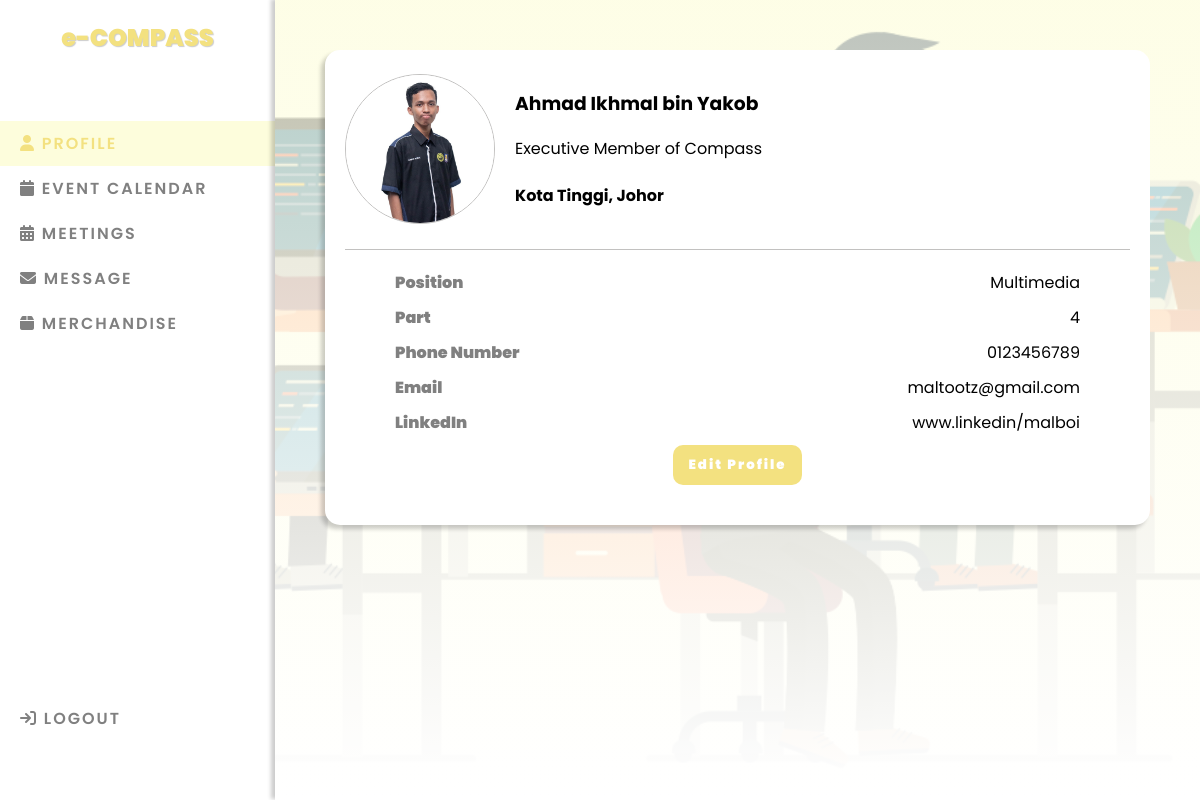
/profile.php (signed in), run on the app's committed database.
### tables this page shows
CREATE TABLE `members` (
  `membersID` int(10) NOT NULL,
  `password` varchar(255) NOT NULL,
  `membersName` varchar(255) NOT NULL,
  `membersPosition` varchar(255) NOT NULL,
  `membersCity` varchar(255) NOT NULL,
  `membersState` varchar(255) NOT NULL,
  `membersPart` int(2) NOT NULL,
  `membersPhone` varchar(255) NOT NULL,
  `membersEmail` varchar(255) NOT NULL,
  `membersLinkedin` varchar(255) NOT NULL,
  `membersImg` varchar(255) NOT NULL
);

### profile.php (the view, shortened to what this page needs)
<?php
require_once 'connect.php';
$membersID = $_SESSION['membersID'];
$query = "SELECT * FROM members WHERE membersID = '$membersID'";
$result = mysqli_query($conn, $query);
$data = mysqli_fetch_assoc($result);
?>
<!DOCTYPE html>
<html lang="en">
<head>
    <link rel="stylesheet" href="css/style.css">
    <link rel="stylesheet" href="https://cdnjs.cloudflare.com/ajax/libs/font-awesome/6.4.0/css/all.min.css">
</head>
<body>
    <div class="side-bar">
        <h2>e-COMPASS</h2>
        <ul class="nav-items">
            <li class="nav-item active"><a class="active" href="profile.php"><i class="fa-solid fa-user"></i> Profile</a></li>
            <li class="nav-item"><a href="event.php"><i class="fa-solid fa-calendar"></i> Event Calendar</a></li>
            <li class="nav-item"><a href="meetings.php"><i class="fa-solid fa-calendar-days"></i> Meetings</a></li>
            <li class="nav-item"><a href="message.php"><i class="fa-solid fa-envelope"></i> Message</a></li>
            <li class="nav-item"><a href="merch.php"><i class="fa-solid fa-box"></i> Merchandise</a></li>
            <li class="nav-item"> <a href="logout.php"><i class="fa-solid fa-arrow-right-to-bracket"></i> LOGOUT</a>
            </li>
        </ul>
    </div>
    <main>
        <div class="card" id="profile-card">
            <div class="upper-side">
                <img src="<?php echo $data['membersImg']?>" alt="">
                <div class="side-info">
                    <h3 class="info"><?php echo $data['membersName'];?></h3>
                    <p class="info">Executive Member of Compass</p>
                    <h4 class="info"><?php echo $data['membersCity']?>, <?php echo $data['membersState']?></h4>
                </div>
            </div>
            <div class="lower-side">
                <div class="labelled-info">
                    <p class="label">Position</p>
                    <p class="data"><?php echo $data['membersPosition']?></p>
                </div>
                <div class="labelled-info">
                    <p class="label">Part</p>
                    <p><?php echo $data['membersPart']?></p>
                </div>
                <div class="labelled-info">
                    <p class="label">Phone Number</p>
                    <p><?php echo $data['membersPhone']?></p>
                </div>
                <div class="labelled-info">
                    <p class="label">Email
                    <p><?php echo $data['membersEmail']?></p>
                </div>
                <div class="labelled-info">
                    <p class="label">LinkedIn</p>
                    <p><?php echo $data['membersLinkedin']?></p>
                </div>
                <button type="button" class="btn-edit" id="btn-edit">Edit Profile</button>
            </div>
        </div>
    </main>
</body>
</html>

### css/style.css (style rules this page uses)
* { font-family: 'poppins'; box-sizing: border-box; }
body { padding: 0; margin: 0; display: flex; height: 100vh; }
main { width: 100%; padding-left: 50px; padding-top: 50px; padding-right: 50px; padding-bottom: 50px; box-shadow: -4px -1px 4px rgba(0, 0, 0, 0.2); flex: 3; background: linear-gradient(rgba(253, 253,220, 0.7), rgba(255, 255,255.5)), url(../images/background.png) no-repeat center fixed; background-size: cover; box-sizing: border-box; overflow: auto; }
.side-bar { flex: 1; max-height: 100vh; display: flex; flex-direction: column; max-width: 300px; overflow: hidden; }
.side-bar h2 { margin-bottom: 50px; text-align: center; font-weight: 900; color: rgb(243, 225, 128); text-shadow: 1px 1px 1px rgba(0, 0, 0, 0.2); }
.nav-items { padding: 0; display: flex; justify-content: space-between; flex-direction: column; flex-shrink: 0; }
.nav-items li:last-child { margin-top: 350px; }
.nav-items li { list-style: none; padding: 10px 10px; background: white; padding-left: 20px; }
.nav-items li a { text-decoration: none; text-transform: uppercase; font-weight: 600; color: gray; cursor: pointer; transition: all.3s ease-in-out; letter-spacing: 2px; }
.nav-items .active { background: rgb(253, 253,220); color: rgb(243, 225, 128); }
.card { border-radius: 15px; background: white; padding: 20px; box-sizing: border-box; position: relative; box-shadow: -4px 4px 4px rgba(0, 0, 0, 0.2); }
.upper-side { display: flex; align-items: center; gap: 20px; padding-bottom: 20px; border-bottom: #c2c1c0 1px solid; }
.upper-side img { width: 150px; width: 150px; border-radius: 50%; border: 1px solid #c2c1c0; }
.lower-side { padding: 20px 50px; display: flex; flex-direction: column; gap: 10px; }
.lower-side .labelled-info { display: flex; align-items: center; flex-direction: row; justify-content: space-between; }
.labelled-info .label { font-weight: 900; color:gray; }
.btn-edit { padding: 10px 15px; width: fit-content; border-radius: 10px; border: none; background: rgb(243, 225, 128); color: white; font-weight: 900; letter-spacing: 2px; margin: 0 auto; cursor: pointer; transition: transform .3s ease-in-out; text-decoration: none; }
.item-info h3, p { margin: 0; }

### data on the page
members: membersName "Ahmad Ikhmal bin Yakob", membersCity "Kota Tinggi", membersState "Johor", membersPosition "Multimedia", membersPart "4", membersPhone "0123456789", membersEmail "maltootz@gmail.com", membersLinkedin "www.linkedin/malboi"
